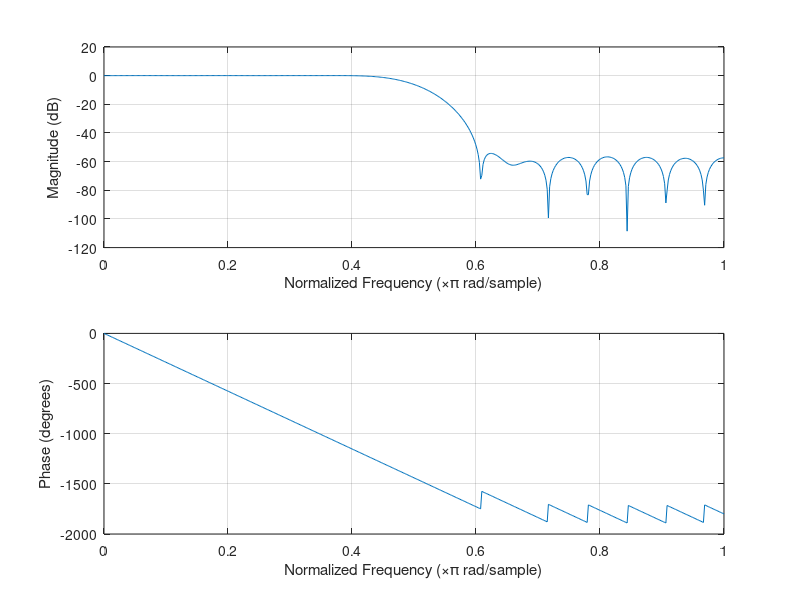

Reproduce this figure in MATLAB.
% Calculate the FIR filtr coefficients for a decimate-by-two halfband filter.
clear;
Nb=16; % number of bits in filter coefficients.
BWF = 0.5
Astop = 0.01;
N = 32;

b = fir1(N, BWF); 

% Normalize and quantize.
scale_factor = ((2^(Nb-1))-1)/max(abs(b));
b2 = round(b*scale_factor);

% Now let's scale the coeffs so they give good output range.
sprintf('length of b2 = %d, gain of b2 = %d\n', length(b2), sum(b2))
figure(1);
freqz(b2/scale_factor);

% print out the quantized coefficients in Xilinx .coe format.
fid = fopen('halfband0.coe','w');
fprintf(fid,'Radix = 10;\n');
fprintf(fid,'CoefData =');
for i=1:length(b2)
    fprintf(fid,' %d', b2(i));
end
fprintf(fid,';\n');
fclose(fid);

